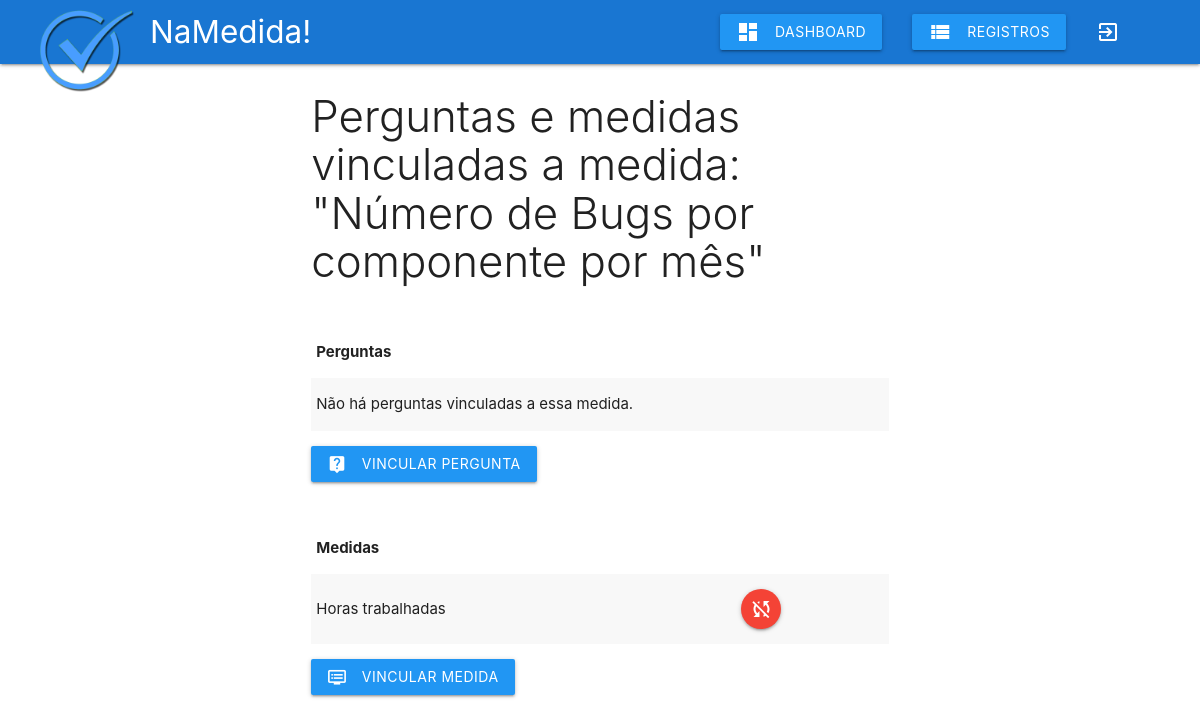
The page /php/vinculo-medida.php?idMedida=5 (signed in) on the database as committed earlier.
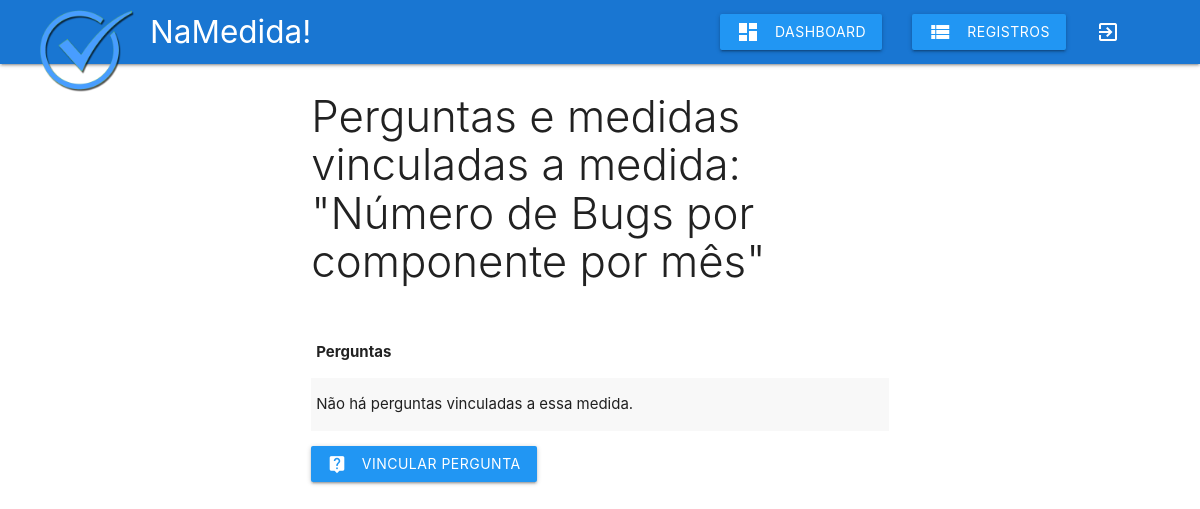
The same page on the database as committed later.
### tables this page shows
CREATE TABLE `medida_medida_associada` (
  `idMedida_derivada` int(11) NOT NULL,
  `idMedida_associada` int(11) DEFAULT NULL,
  `idMedida` int(11) DEFAULT NULL
);

CREATE TABLE `medida` (
  `idMedida` int(11) NOT NULL,
  `idBase` int(11) DEFAULT NULL,
  `nome` varchar(45) DEFAULT NULL,
  `descricao` varchar(255) DEFAULT NULL,
  `unidade_padrao` varchar(45) DEFAULT NULL,
  `responsavel` varchar(45) DEFAULT NULL,
  `tipo` tinyint(4) DEFAULT NULL
);

### php/vinculo-medida.php (the view, shortened to what this page needs)
<?php
include_once 'db_connect.php';
include_once 'includes/header.php';
include_once 'includes/navbar.php';
if(isset($_GET['idMedida'])):
	$id = mysqli_escape_string($connect, $_GET['idMedida']);
	$sql = "SELECT * FROM medida WHERE idMedida = '$id'";
	$resultado = mysqli_query($connect, $sql);
	$dados_medida = mysqli_fetch_array($resultado);
endif;
?>
<div class="row">
	<div class="col s12 m6 push-m3">
		<h3 class="light"> Perguntas e medidas vinculadas a medida: "<?php echo $dados_medida['nome']; ?>"</h3>
		<table class="striped responsive-table">
			<thead>
				<tr>
					<th>Perguntas</th>
				</tr>
			</thead>
			<tbody>
				<?php
					$id = $dados_medida['idMedida'];
					$sql = "SELECT * FROM perguntamedida WHERE idMedida = '$id'";
					$resultado = mysqli_query($connect, $sql);
					if (mysqli_num_rows($resultado) == 0) {
						echo "<tr><td>Não há perguntas vinculadas a essa medida. </td></tr>";
					}
						?> <tr><td>
			</tbody>
		</table>
		<a class='btn waves-effect waves-light blue vincular-pergunta-ou-medida-botao' href='vincular-pergunta-medida.php?idMedida=<?php echo $dados_medida['idMedida']; ?>'>vincular pergunta<i class="material-icons left">live_help</i></a>
		<?php if($dados_medida['tipo'] == 1): ?>
		<table class="striped responsive-table">
			<thead>
				<tr>
					<th>Medidas</th>
				</tr>
			</thead>
			<tbody>
				<?php
					$id = $dados_medida['idMedida'];
					$sql = "SELECT * FROM medida_medida_associada WHERE idMedida = '$id'";
					$resultado = mysqli_query($connect, $sql);
					while ($dados_medida_medida = mysqli_fetch_array($resultado)) {
						$id = $dados_medida_medida['idMedida_associada'];
						$sql = "SELECT nome FROM medida WHERE idMedida = '$id'";
						$resultado2 = mysqli_query($connect, $sql);
						$pergunta_nome = mysqli_fetch_array($resultado2);
						?> <tr><td>
							<?php echo $pergunta_nome['nome'];?>
						</td>
						<td><a  href="#modal<?php echo $dados_medida_medida['idMedida_derivada']; ?>" class="btn-floating red modal-trigger"><i title="desvincular" class="material-icons">sync_disabled</i></a></td>
						</tr>
						<?php
					}
				?>
			</tbody>
		</table>
		<a class='btn waves-effect waves-light blue vincular-pergunta-ou-medida-botao' href='vincular-medida-medida.php?idMedida=<?php echo $dados_medida['idMedida']; ?>'>vincular medida<i class="material-icons left">dvr</i></a>
	<?php endif; ?>
	</div>
</div>
<?php
include_once 'includes/footer.php';
?>

Rows that differ between the two databases and show on the page:
no longer on this page (row unchanged): medida_medida_associada: medida.nome "Horas trabalhadas"
changed medida "Número de Bugs por componente por mês": tipo 1 → 0 (drawn)
Other text that changed with them:
text no longer shown: "Medidas VINCULAR MEDIDA"
